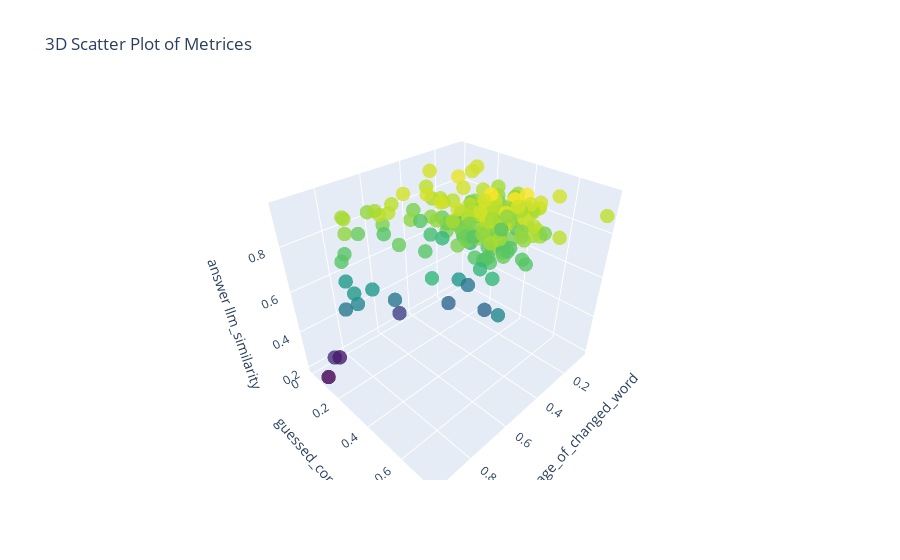

Here is the notebook cell this chart was saved with:
### Code cell
import plotly.graph_objects as go
from dotenv import load_dotenv 
import sys
import os
load_dotenv()
sys.path.append(os.getenv("PROJECT_PATH"))
# Assuming metrices is defined as follows:


# Prepare the data for the 3D plot
x_data = [metrices[0][1][i] for i in range(len(metrices[0][1]))]
y_data = [metrices[1][1][i] for i in range(len(metrices[0][1]))]
z_data = [metrices[2][1][i] for i in range(len(metrices[0][1]))]


# Create the 3D scatter plot
fig = go.Figure(data=[go.Scatter3d(
    x=x_data,
    y=y_data,
    z=z_data,
    mode='markers',
    marker=dict(
        size=5,
        color=z_data,  # set color to an array/list of desired values
        colorscale='Viridis',  # choose a colorscale
        opacity=0.8
    )
)])

# Update layout
fig.update_layout(
    title='3D Scatter Plot of Metrices',
    scene=dict(
        xaxis_title=f'{metrices[0][0]}',
        yaxis_title=f'{metrices[1][0]}',
        zaxis_title=f'{metrices[2][0]}'
    )
)
html_path = os.getenv("PROJECT_PATH") + "/3D_scatter_plot.html"
fig.write_html(html_path)

# Show the plot
fig.show()

print(f"3D plot saved as {html_path}")

### Figure 1 — Plotly figure (JSON) as saved in the notebook; plotly's stock layout.template omitted (floating-point values rounded to 4 significant figures; data arrays with more than 128 entries replaced by an {"elided": "..."} marker saying what was removed)
{"data": [{"marker": {"color": {"elided": "200 float values"}, "colorscale": [[0, "#440154"], [0.1111, "#482878"], [0.2222, "#3e4989"], [0.3333, "#31688e"], [0.4444, "#26828e"], [0.5556, "#1f9e89"], [0.6667, "#35b779"], [0.7778, "#6ece58"], [0.8889, "#b5de2b"], [1, "#fde725"]], "opacity": 0.8, "size": 5}, "mode": "markers", "type": "scatter3d", "x": {"elided": "200 float values"}, "y": {"elided": "200 float values"}, "z": {"elided": "200 float values"}}], "layout": {"scene": {"xaxis": {"title": {"text": "percentage_of_changed_word"}}, "yaxis": {"title": {"text": "guessed_correct"}}, "zaxis": {"title": {"text": "answer llm_similarity"}}}, "title": {"text": "3D Scatter Plot of Metrices"}}}
